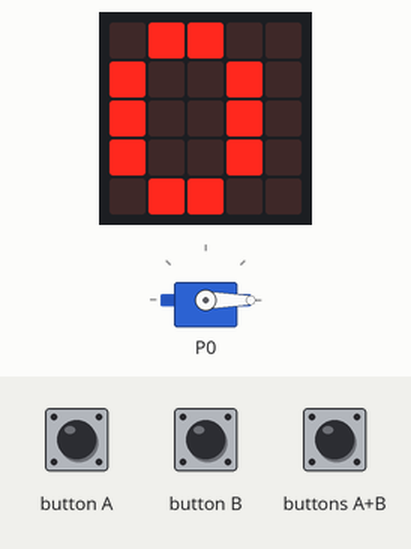
This program was run on a simulated BBC micro:bit running MicroPython. Shown: servo, the board's 5×5 LED display. Inputs (shaded band) come from the test bench. Servo angles are drawn from the pulse width (0.5 ms = 0°, 2.5 ms = 180°).

Above: at 1.7 s.
1.8 s: button A pressed for 0.15 s
At 3.4 s:
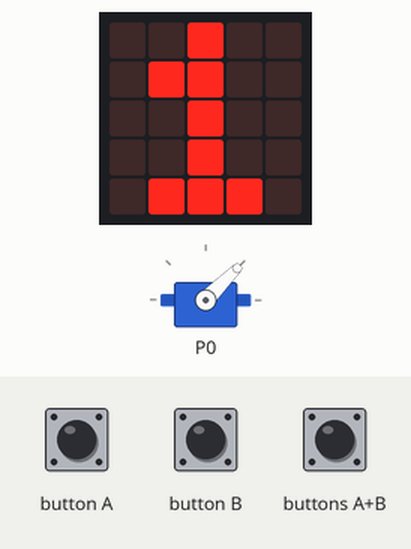
3.8 s: button A pressed for 1 s
At 5.1 s:
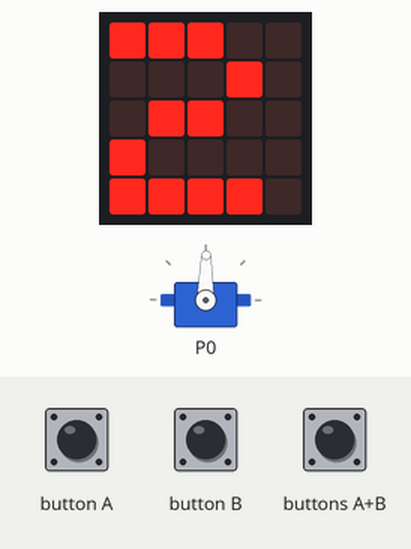
6.3 s: button A pressed for 0.15 s
At 7.3 s:
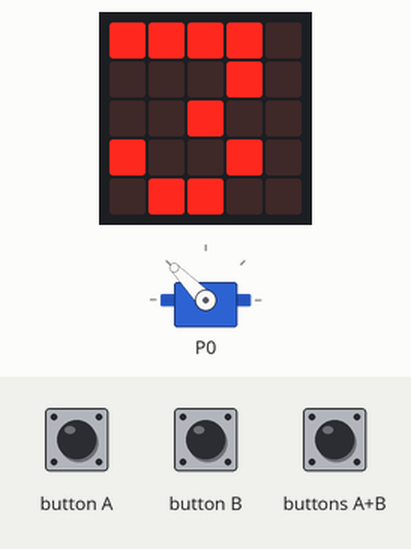
8.3 s: button A pressed for 3.2 s
At 10.2 s:
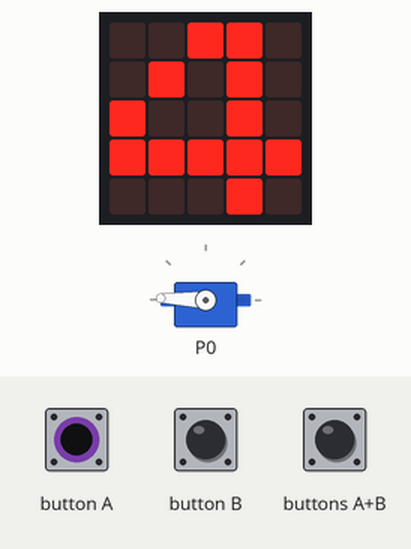
13.0 s: buttons A+B pressed for 0.15 s
At 13.4 s:
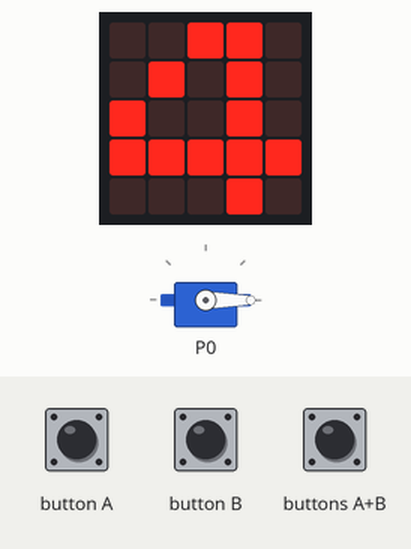
16.1 s: buttons A+B pressed for 1 s
At 16.5 s:
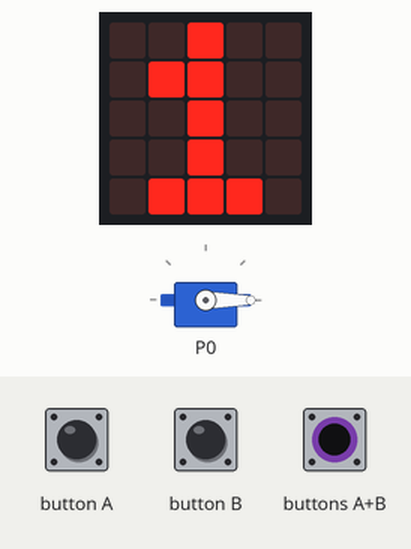
Timing chart, 0 to 19.1 s (numbered marks = the images above; inputs shaded):
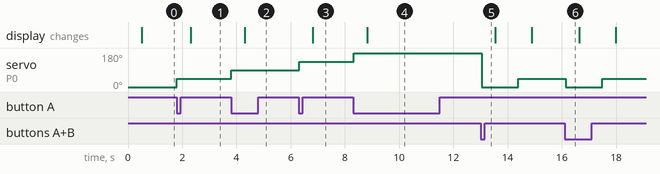

The program:

main.py
```python
from microbit import pin0, button_a, button_b, display, sleep

HOME_US   = 500
MAX_US    = 2500
STEPS     = 4
STEP_US   = (MAX_US - HOME_US) // STEPS   # 500us per step
PERIOD_US = 20000
SETTLE_MS = 500

# Slot 0: 500us  Slot 1: 1000us  Slot 2: 1500us
# Slot 3: 2000us  Slot 4: 2500us

def set_servo(us):
    pin0.set_analog_period_microseconds(PERIOD_US)
    pin0.write_analog(int(us / PERIOD_US * 1023))


slot = 0
set_servo(HOME_US)
sleep(SETTLE_MS)
display.show("0")

while True:
    if button_a.is_pressed() and button_b.is_pressed():
        slot = 0
        set_servo(HOME_US)
        sleep(SETTLE_MS)
        display.show("0")
        sleep(800)
    elif button_a.was_pressed():
        if slot < STEPS:
            slot += 1
            set_servo(HOME_US + slot * STEP_US)
            sleep(SETTLE_MS)
            display.show(str(slot))
    sleep(50)
```

Measured:
- after the input at 1.8 s, servo on P0: 0° → 45° at once; the display: changes after 0.51 s (image 1)
- after the input at 3.8 s, servo on P0: 45° → 89° at once; the display: changes after 0.51 s (image 2)
- after the input at 6.3 s, servo on P0: 89° → 134° at once; the display: changes after 0.52 s (image 3)
- after the input at 8.3 s, servo on P0: 134° → 178° at once; the display: changes after 0.52 s (image 4)
- after the input at 13.0 s, servo on P0: 178° → 0° at once, → 45° 1.4 s later
- after the input at 16.1 s, servo on P0: 45° → 0° at once, → 45° 1.4 s later
